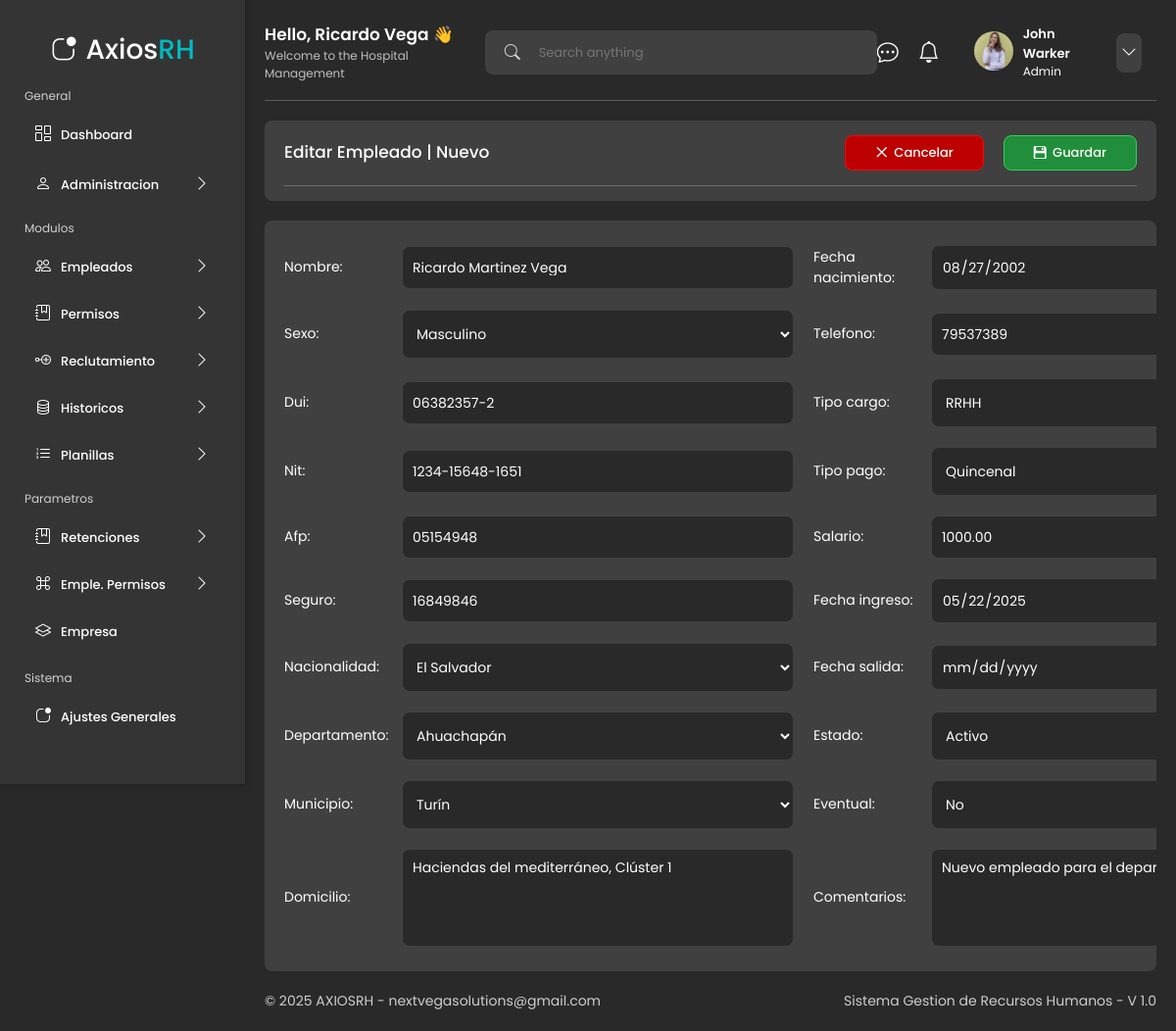
Before: /empleados/empleados/editar_empleado/1/ with the older database file.
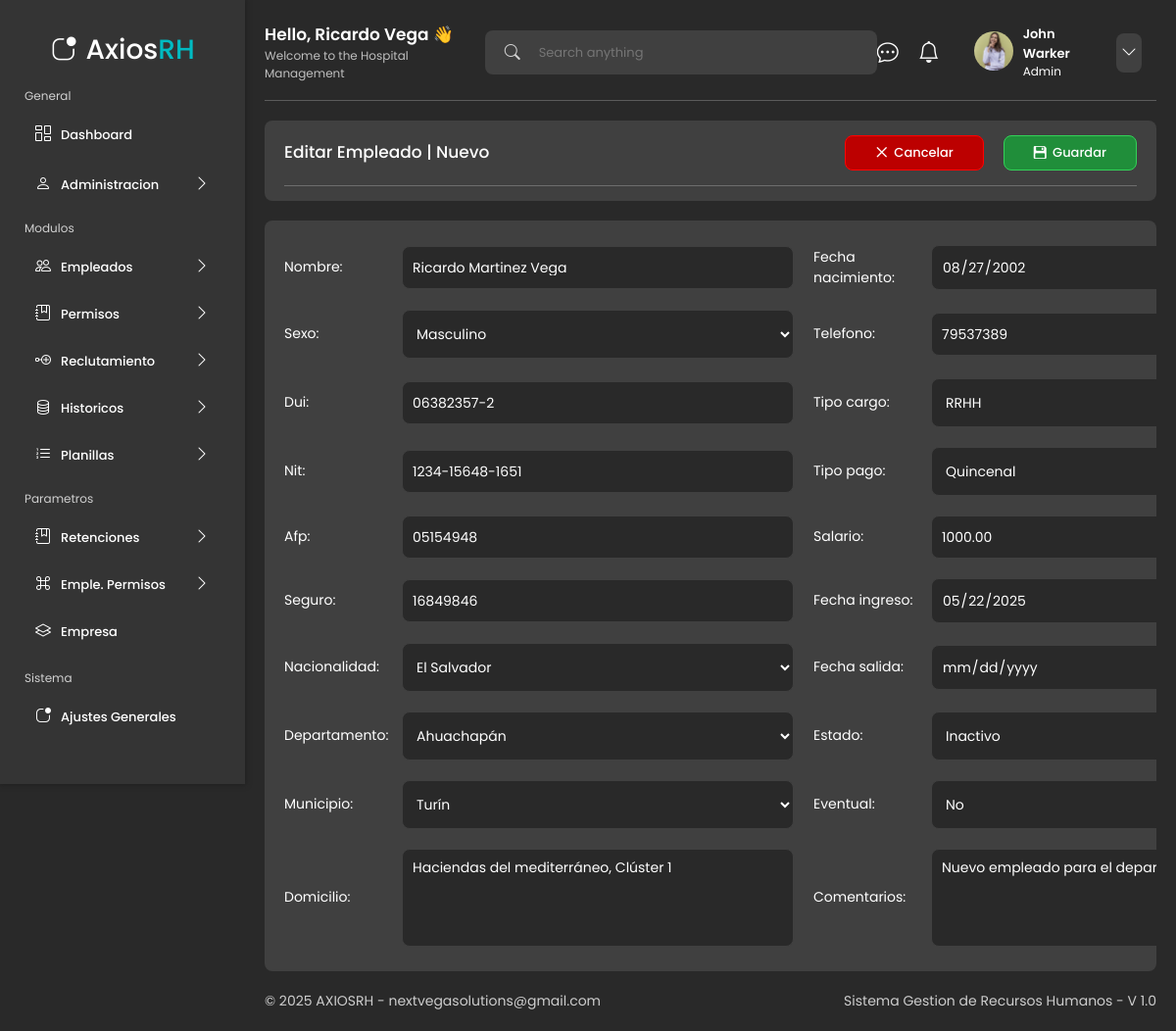
After: the same page with the newer database file.
### app/models.py (models this page shows, shortened)
class Empleado(models.Model):
    SEXO_CHOICES = [
        ('M', 'Masculino'),
        ('F', 'Femenino'),
    ]
    ESTADO_CHOICES = [
        ('ACTIVO', 'Activo'),
        ('INACTIVO', 'Inactivo'),
    ]
    TIPO_PAGO_CHOICES = [
        ('QUINCENAL', 'Quincenal'),
        ('MENSUAL', 'Mensual'),
        ('SEMANAL', 'Semanal'),
    ]
    SI_NO_CHOICES = [
        ('SI', 'Sí'),
        ('NO', 'No'),
    ]
    nombre = models.CharField(max_length=100)
    fecha_nacimiento = models.DateField()
    domicilio = models.TextField()
    telefono = models.CharField(max_length=15)
    sexo = models.CharField(max_length=1, choices=SEXO_CHOICES)
    nacionalidad = models.CharField(max_length=50, null=True)
    departamento = models.CharField(max_length=100, null=True)
    municipio = models.CharField(max_length=100, null=True)
    dui = models.CharField(max_length=10, blank=True)
    nit = models.CharField(max_length=17, blank=True)
    seguro = models.CharField(max_length=20, blank=True, null=True)
    afp = models.CharField(max_length=20, blank=True, null=True)
    fecha_ingreso = models.DateField()
    fecha_salida = models.DateField(blank=True, null=True)
    salario = models.DecimalField(max_digits=10, decimal_places=2)
    tipo_cargo = models.ForeignKey(Cargo, on_delete=models.PROTECT)
    estado = models.CharField(max_length=10, choices=ESTADO_CHOICES)
    tipo_pago = models.CharField(max_length=10, choices=TIPO_PAGO_CHOICES)
    eventual = models.CharField(max_length=2, choices=SI_NO_CHOICES)
    comentarios = models.TextField(blank=True, null=True)
    class Meta:
        verbose_name = "Empleado"
        verbose_name_plural = "Empleados"

### app/views.py (the view)
# urls.py: path("empleados/empleados/editar_empleado/<int:pk>/", views.editar_empleado, name="editar_empleado"),
def editar_empleado(request, pk):
    empleado = get_object_or_404(Empleado, pk=pk)
    if request.method == 'POST':
        form = EmpleadoForm(request.POST, instance=empleado)
        if form.is_valid():
            form.save()
            messages.success(request, 'Empleado actualizado exitosamente.', extra_tags='update')
            return redirect('empleados')  # Asegúrate de que 'empleados' sea el nombre correcto en tus URLs
    else:
        form = EmpleadoForm(instance=empleado)
    return render(request, 'pages/empleados/forms/form_empleado.html', {
        'form': form,
        'title': 'Editar Empleado',
    })

### app/forms.py (called while the page is built)
def obtener_departamentos():
    return [
        ('', '---------'),
        ('OT', 'Otro'),
        ('AH', 'Ahuachapán'),
        ('CA', 'Cabañas'),
        ('CH', 'Chalatenango'),
        ('CU', 'Cuscatlán'),
        ('LI', 'La Libertad'),
        ('PA', 'La Paz'),
        ('UN', 'La Unión'),
        ('MO', 'Morazán'),
        ('SM', 'San Miguel'),
        ('SS', 'San Salvador'),
        ('SV', 'San Vicente'),
        ('SA', 'Santa Ana'),
        ('SO', 'Sonsonate'),
        ('US', 'Usulután'),
    ]

        def add_css_class(field_name, css_class):
            field = self.fields.get(field_name)
            if field:
                existing_classes = field.widget.attrs.get('class', '')
                clases = existing_classes.split()
                if css_class not in clases:
                    clases.append(css_class)
                    field.widget.attrs['class'] = ' '.join(clases)

### app/models.py (called while the page is built)
    def __str__(self):
        return self.nombre

### ui/templates/pages/empleados/forms/form_empleado.html (shortened to what this page needs)
{% extends 'layouts/dashboard_layout.html' %}
{% load static %}
{% block content %}
<main class="table__principal__datos table__principal__datos__form">
    <section class="table__principal__datos__content">
        <div class="table__left__information">
            <header class="table__left__information__header">
                <div class="table__left__information__header__title">
                    <h3 class="table__left__information__header__title-text">{{ title }} | Nuevo</h3>
                </div>
                <div class="table__left__information__header__link">
                    <a class="table__left__information__header__link-click table__left__information__header__link-click-danger" href="{% url 'empleados' %}">
                        <i class="bi bi-x-lg"></i> Cancelar
                    </a>
                    <a href="#" id="submitNuevoEmpleado" class="table__left__information__header__link-click">
                        <i class="bi bi-floppy2-fill"></i> Guardar
                    </a>
                </div>
            </header>
        </div>
    </section>
    <section class="table__principal__datos__content table__principal__datos__content__from">
        <div class="table__left__information">
            <form method="POST" id="formNuevoEmpleado" class="table__left__information__form__new table__left__information__form__new-grid">
                {% for field in form %}
                    <div class="table__left__information__form__new__block">
                        <label class="table__left__information__form__new__block-label">
                            {{ field.label }}:
                        </label>
                        {{ field }}
                    </div>
                {% endfor %}
            </form>
        </div>
    </section>
</main>
{% endblock %}

Changed rows visible on the page:
changed Empleado "Ricardo Martinez Vega": estado "Activo" → "Inactivo"
